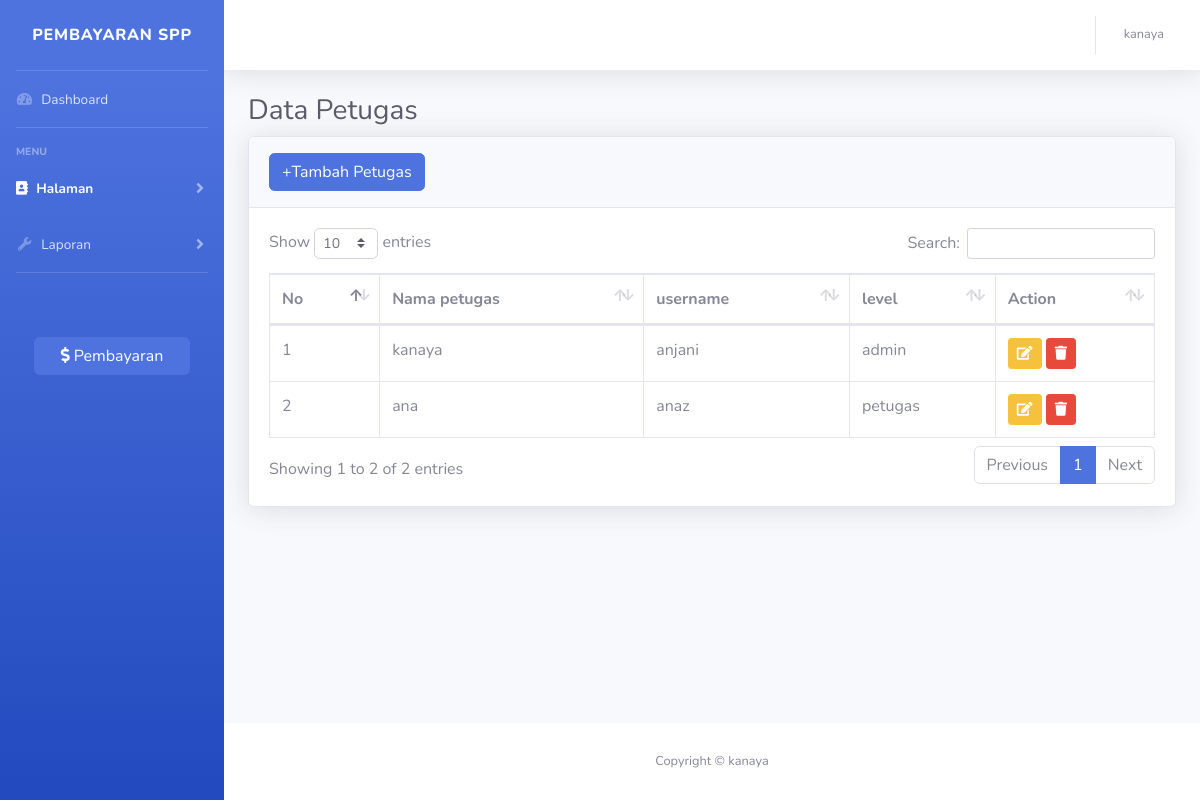
/index.php?page=petugas (signed in), run on the app's committed database.
### tables this page shows
CREATE TABLE `petugas` (
  `id_petugas` int(10) NOT NULL,
  `nama_petugas` varchar(30) NOT NULL,
  `username` varchar(20) NOT NULL,
  `password` varchar(32) NOT NULL,
  `level` enum('admin','petugas') NOT NULL
);

### index.php (the view, shortened to what this page needs)
<!DOCTYPE html>
<html lang="en">
<head>
        <?php
        $page = isset($_GET['page']) ? $_GET['page'] : 'Dashboard';
        ?>
    <link href="vendor/fontawesome-free/css/all.min.css" rel="stylesheet" type="text/css">
    <link href="css/sb-admin-2.min.css" rel="stylesheet">
    <link href="vendor/datatables/dataTables.bootstrap4.min.css" rel="stylesheet">
</head>
<body id="page-top">
    <div id="wrapper">
        <?php
        if (!empty($_SESSION['user']['level']) && !empty($_SESSION['user']['level'] == 'admin')) {
        ?>
            <ul class="navbar-nav bg-gradient-primary sidebar sidebar-dark accordion" id="accordionSidebar">
                <a class="sidebar-brand d-flex align-items-center justify-content-center" href="index.html">
                    <div class="sidebar-brand-icon rotate-n-15">
                    </div>
                    <div class="sidebar-brand-text mx-3">Pembayaran SPP</div>
                </a>
                <hr class="sidebar-divider my-0">
                <li class="nav-item
<?php
            if (empty($_GET['page'])) {
                echo 'active';
            }
?>">
                    <a class="nav-link" href="index.php">
                        <i class="fas fa-fw fa-tachometer-alt"></i>
                        <span>Dashboard</span>
                    </a>
                </li>
                <hr class="sidebar-divider">
                <div class="sidebar-heading">
                    Menu
                </div>
                <li class="nav-item
<?php
            echo ($page == 'siswa' || $page == 'tambah-siswa' || $page == 'edit-siswa' || $page == 'hapus-siswa' || $page == 'kelas' || $page == 'tambah-kelas' || $page == 'edit-kelas' || $page == 'hapus-kelas' || $page == 'petugas' || $page == 'tambah-petugas' || $page == 'edit-petugas' || $page == 'hapus-petugas' ? 'active' : '')
?>">
                    <a class="nav-link collapsed" href="#" data-toggle="collapse" data-target="#collapseTwo" aria-expanded="true" aria-controls="collapseTwo">
                        <i class="fa fa-address-book"></i>
                        <span>Halaman</span>
                    </a>
                </li>
                <li class="nav-item
<?php
            echo ($page == 'spp'  || $page == 'edit-spp' || $page == 'hapus-spp'  || $page == 'laporan' ? 'active' : '')
?>">
                    <a class="nav-link collapsed" href="#" data-toggle="collapse" data-target="#collapseUtilities" aria-expanded="true" aria-controls="collapseUtilities">
                        <i class="fas fa-fw fa-wrench"></i>
                        <span>Laporan</span>
                    </a>
                </li>
                <hr class="sidebar-divider">
                <button type="button" class="btn btn-primary mb-4 mt-5" style="width: 70%; margin-left: 15%;" data-toggle="modal" data-target="#tambahpembayaran">
                    <i class="fas fa-dollar-sign"></i> Pembayaran
                </button>
            </ul>
            <?php
        }
        ?>
        <div id="content-wrapper" class="d-flex flex-column">
            <div id="content">
                <nav class="navbar navbar-expand navbar-light bg-white topbar mb-4 static-top shadow">
                    <ul class="navbar-nav ml-auto">
                        <li class="nav-item dropdown no-arrow">
                            <a class="nav-link dropdown-toggle" href="#" id="userDropdown" role="button" data-toggle="dropdown" aria-haspopup="true" aria-expanded="false">
                                <span class="mr-2 d-none d-lg-inline text-gray-600 small">
                                    <?php
                                    if (!empty($_SESSION['user']['level'])) {
                                        echo $_SESSION['user']['nama_petugas'];
                                    } else {
                                        echo $_SESSION['user']['nama_siswa'];
                                    }
                                    ?>
                                </span>
                            </a>
                        </li>
                    </ul>
                </nav>
                <div class="container-fluid">
                    <?php
                    $page = isset($_GET['page']) ? $_GET['page'] : 'dashboard';
                    include $page . '.php';
                    ?>
                </div>
            </div>
            <footer class="sticky-footer bg-white">
                <div class="container my-auto">
                    <div class="copyright text-center my-auto">
                        <span>Copyright &copy;
                            <?php
                            if (!empty($_SESSION['user']['level'])) {
                                echo $_SESSION['user']['nama_petugas'];
                            } else {
                                echo $_SESSION['user']['nama_siswa'];
                            }
                            ?>
                        </span>
                    </div>
                </div>
            </footer>
        </div>
    </div>
</body>
</html>

### petugas.php (shortened to what this page needs)
<h1 class="h3 mb-2 text-gray-800">Data Petugas</h1>
<div class="card shadow mb-4">
    <div class="card-header py-3">
        <button type="button" class="btn btn-primary" data-toggle="modal" data-target="#tambahpetugas">
            +Tambah Petugas
        </button>
    </div>
    <div class="card-body">
        <div class="table-responsive">
            <table class="table table-bordered" id="dataTable" width="100%" cellspacing="0">
                <thead>
                    <tr>
                        <th>No</th>
                        <th>Nama petugas</th>
                        <th>username</th>
                        <th>level</th>
                        <th>Action</th>
                    </tr>
                </thead>
                <tbody>
                    <?php
                    $i = 1;
                    $query = mysqli_query($koneksi, "SELECT * FROM petugas");
                    while ($data = mysqli_fetch_array($query)) {
                    ?>
                        <tr>
                            <td><?php echo $i++ ?></td>
                            <td><?php echo $data['nama_petugas'] ?></td>
                            <td><?php echo $data['username'] ?></td>
                            <td><?php echo $data['level'] ?></td>
                            <td>
                                <button type="button" class="btn btn-warning btn-sm" data-toggle="modal" data-target="#editpetugas<?php echo $data['id_petugas'] ?>">
                                    <i class="fa fa-edit"></i>
                                </button>
                                <button type="button" class="btn btn-danger btn-sm" data-toggle="modal" data-target="#hapuspetugas<?php echo $data['id_petugas'] ?>">
                                    <i class="fa fa-trash"></i>
                                </button>
                            </td>
                        </tr>
                    <?php
                    }
                    ?>
                </tbody>
            </table>
        </div>
    </div>
</div>

### data on the page
petugas: nama_petugas "kanaya", username "anjani", level "admin"
petugas: nama_petugas "ana", username "anaz", level "petugas"

### other printed values
$_SESSION['user']['nama_petugas'] "kanaya"
